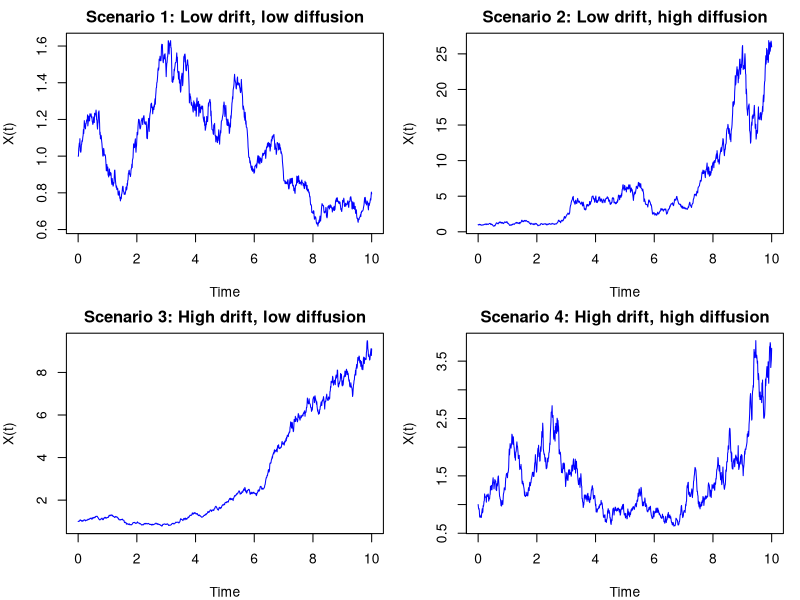

Reproduce this figure in R.
#library(ggplot2)

ito_diffusion <- function(T, N, mu, sigma, X0) {
  dt <- T / N
  t <- seq(0, T, length.out = N + 1)
  X <- numeric(N + 1)
  X[1] <- X0
  for (i in 1:N) {
    dW <- rnorm(1, 0, sqrt(dt))
    X[i + 1] <- X[i] + mu * X[i] * dt + sigma * X[i] * dW
  }
  return(list(t = t, X = X))
}

T <- 10
N <- 1000
X0 <- 1.0
scenarios <- list(
  list(0.1, 0.2, 'Scenario 1: Low drift, low diffusion'),
  list(0.1, 0.5, 'Scenario 2: Low drift, high diffusion'),
  list(0.3, 0.2, 'Scenario 3: High drift, low diffusion'),
  list(0.3, 0.5, 'Scenario 4: High drift, high diffusion')
)

par(mfrow = c(2, 2), mar = c(4, 4, 2, 1))

for (i in seq_along(scenarios)) {
  scenario <- scenarios[[i]]
  mu <- scenario[[1]]
  sigma <- scenario[[2]]
  title <- scenario[[3]]
  result <- ito_diffusion(T, N, mu, sigma, X0)
  plot(result$t, result$X, type = 'l', main = title, xlab = 'Time', ylab = 'X(t)', col = "blue")
}


